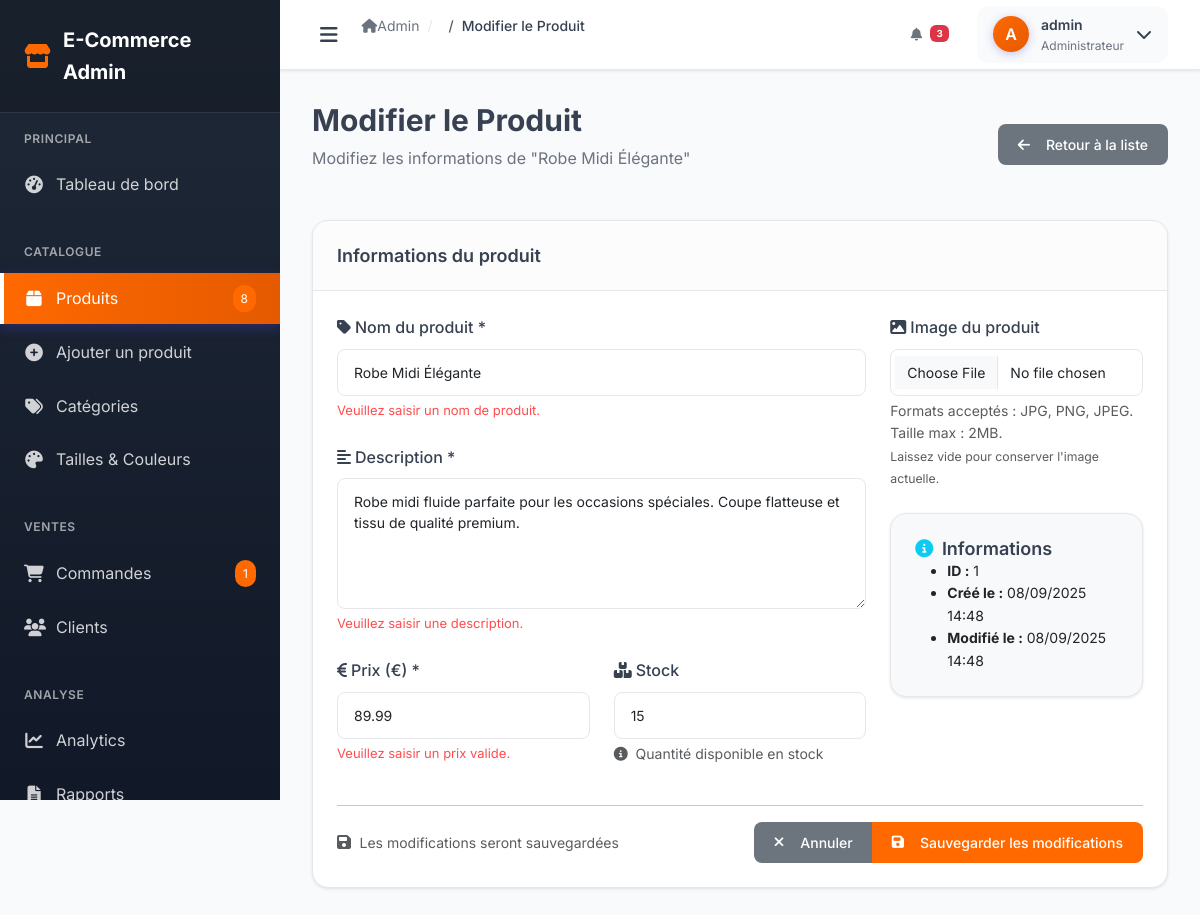
Page /admin/edit_product.php?id=1 (signed in) on the committed database.
### tables this page shows
CREATE TABLE IF NOT EXISTS products (
    id INT AUTO_INCREMENT PRIMARY KEY,
    name VARCHAR(255) NOT NULL,
    description TEXT,
    price DECIMAL(10,2) NOT NULL,
    sale_price DECIMAL(10,2) DEFAULT NULL,
    sku VARCHAR(100) UNIQUE,
    stock INT DEFAULT 0,
    category_id INT,
    brand VARCHAR(100),
    color VARCHAR(50),
    size VARCHAR(20),
    material VARCHAR(100),
    gender ENUM('homme', 'femme', 'unisexe') DEFAULT 'unisexe',
    season ENUM('printemps', 'été', 'automne', 'hiver', 'toute_saison') DEFAULT 'toute_saison',
    image_url VARCHAR(255),
    gallery TEXT,  
    tags TEXT,  
    featured BOOLEAN DEFAULT FALSE,
    status ENUM('active', 'inactive', 'out_of_stock') DEFAULT 'active',
    created_at TIMESTAMP DEFAULT CURRENT_TIMESTAMP,
    updated_at TIMESTAMP DEFAULT CURRENT_TIMESTAMP ON UPDATE CURRENT_TIMESTAMP,
    FOREIGN KEY (category_id) REFERENCES categories(id) ON DELETE SET NULL,
    INDEX idx_category (category_id),
    INDEX idx_gender (gender),
    INDEX idx_featured (featured),
    INDEX idx_status (status)
);

### config.php (called while the page is built, shortened)
<?php
function formatDate($date) {
    return date('d/m/Y H:i', strtotime($date));
}
?>

### admin/edit_product.php (the view, shortened to what this page needs)
<?php
require_once 'config.php';
$productId = (int)$_GET['id'];
try {
    $stmt = $pdo->prepare("SELECT * FROM products WHERE id = :id");
    $stmt->bindParam(':id', $productId, PDO::PARAM_INT);
    $stmt->execute();
    $product = $stmt->fetch();
} catch (PDOException $e) {
    $_SESSION['message'] = 'Erreur lors de la récupération du produit.';
    $_SESSION['message_type'] = 'danger';
    header('Location: products.php');
    exit();
}
include 'layouts/header.php';
?>
<div class="admin-wrapper">
    <?php include 'layouts/sidebar.php'; ?>
    <main class="admin-content">
        <?php include 'layouts/topbar.php'; ?>
        <div class="page-content">
            <div class="page-header">
                <div class="d-flex justify-content-between align-items-center">
                    <div>
                        <h1 class="page-title">Modifier le Produit</h1>
                        <p class="page-subtitle">Modifiez les informations de "<?php echo htmlspecialchars($product['name']); ?>"</p>
                    </div>
                    <a href="products.php" class="btn btn-secondary">
                        <i class="fas fa-arrow-left me-2"></i>Retour à la liste
                    </a>
                </div>
            </div>
            <div class="card">
                <div class="card-header">
                    <h5 class="card-title">Informations du produit</h5>
                </div>
                <div class="card-body">
                    <form method="POST" enctype="multipart/form-data" class="needs-validation" novalidate>
                        <div class="row">
                            <div class="col-lg-8">
                                <div class="form-group">
                                    <label for="name" class="form-label">
                                        <i class="fas fa-tag me-1"></i>Nom du produit *
                                    </label>
                                    <input type="text"
                                           class="form-control"
                                           id="name"
                                           name="name"
                                           value="<?php echo htmlspecialchars($_POST['name'] ?? $product['name']); ?>"
                                           required>
                                    <div class="invalid-feedback">
                                        Veuillez saisir un nom de produit.
                                    </div>
                                </div>
                                <div class="form-group">
                                    <label for="description" class="form-label">
                                        <i class="fas fa-align-left me-1"></i>Description *
                                    </label>
                                    <textarea class="form-control"
                                              id="description"
                                              name="description"
                                              rows="5"
                                              required><?php echo htmlspecialchars($_POST['description'] ?? $product['description']); ?></textarea>
                                    <div class="invalid-feedback">
                                        Veuillez saisir une description.
                                    </div>
                                </div>
                                <div class="row">
                                    <div class="col-md-6">
                                        <div class="form-group">
                                            <label for="price" class="form-label">
                                                <i class="fas fa-euro-sign me-1"></i>Prix (€) *
                                            </label>
                                            <input type="number"
                                                   class="form-control"
                                                   id="price"
                                                   name="price"
                                                   step="0.01"
                                                   min="0"
                                                   value="<?php echo htmlspecialchars($_POST['price'] ?? $product['price']); ?>"
                                                   required>
                                            <div class="invalid-feedback">
                                                Veuillez saisir un prix valide.
                                            </div>
                                        </div>
                                    </div>
                                    <div class="col-md-6">
                                        <div class="form-group">
                                            <label for="stock" class="form-label">
                                                <i class="fas fa-boxes me-1"></i>Stock
                                            </label>
                                            <input type="number"
                                                   class="form-control"
                                                   id="stock"
                                                   name="stock"
                                                   min="0"
                                                   value="<?php echo htmlspecialchars($_POST['stock'] ?? ($product['stock'] ?? 0)); ?>">
                                            <div class="form-text">
                                                <i class="fas fa-info-circle me-1"></i>
                                                Quantité disponible en stock
                                            </div>
                                        </div>
                                    </div>
                                </div>
                            </div>
                            <div class="col-lg-4">
                                <div class="form-group">
                                    <label for="image" class="form-label">
                                        <i class="fas fa-image me-1"></i>Image du produit
                                    </label>
                                    <input type="file"
                                           class="form-control"
                                           id="image"
                                           name="image"
                                           accept="image/jpeg,image/png,image/jpg"
                                           data-preview="imagePreview">
                                    <div class="form-text">
                                        Formats acceptés : JPG, PNG, JPEG. Taille max : 2MB.<br>
                                        <small class="text-muted">Laissez vide pour conserver l'image actuelle.</small>
                                    </div>
                                </div>
                                <div class="card bg-light mt-4">
                                    <div class="card-body">
                                        <h6 class="card-title">
                                            <i class="fas fa-info-circle text-info me-1"></i>
                                            Informations
                                        </h6>
                                        <ul class="small mb-0">
                                            <li><strong>ID :</strong> <?php echo $product['id']; ?></li>
                                            <li><strong>Créé le :</strong> <?php echo formatDate($product['created_at']); ?></li>
                                            <?php if (isset($product['updated_at'])): ?>
                                            <li><strong>Modifié le :</strong> <?php echo formatDate($product['updated_at']); ?></li>
                                            <?php endif; ?>
                                        </ul>
                                    </div>
                                </div>
                            </div>
                        </div>
                        <hr>
                        <div class="d-flex justify-content-between align-items-center">
                            <div class="text-muted">
                                <i class="fas fa-save me-1"></i>
                                <small>Les modifications seront sauvegardées</small>
                            </div>
                            <div class="btn-group">
                                <a href="products.php" class="btn btn-secondary">
                                    <i class="fas fa-times me-2"></i>Annuler
                                </a>
                                <button type="submit" class="btn btn-primary">
                                    <i class="fas fa-save me-2"></i>Sauvegarder les modifications
                                </button>
                            </div>
                        </div>
                    </form>
                </div>
            </div>
        </div>
    </main>
</div>
<?php include 'layouts/footer.php'; ?>

### admin/assets/css/admin.css (style rules this page uses)
:root { --primary-color: #ff6900; --primary-dark: #e55a00; --primary-light: #ff8533; --secondary-color: #6b7280; --success-color: #52c41a; --danger-color: #ff4d4f; --warning-color: #faad14; --info-color: #1890ff; --dark-color: #1f2937; --light-color: #f9fafb; --border-color: #e5e7eb; --text-color: #374151; --text-muted: #6b7280; --sidebar-width: 280px; --topbar-height: 70px; --admin-bg: #f8f9fa; --card-bg: #ffffff; --sidebar-bg: #1f2937; --sidebar-hover: #374151; --shadow-light: 0 1px 3px rgba(0, 0, 0, 0.1); --shadow-medium: 0 4px 6px rgba(0, 0, 0, 0.1); --shadow-large: 0 10px 15px rgba(0, 0, 0, 0.1); }
* { margin: 0; padding: 0; box-sizing: border-box; }
body { font-family: 'Inter', -apple-system, BlinkMacSystemFont, 'Segoe UI', Roboto, sans-serif; background-color: var(--light-color); color: var(--text-color); line-height: 1.6; }
.admin-wrapper { display: flex; min-height: 100vh; }
.admin-content { flex: 1; margin-left: var(--sidebar-width); min-height: 100vh; background: var(--light-color); }
.page-content { padding: 2rem; }
.page-header { margin-bottom: 2rem; }
.page-title { font-size: 1.875rem; font-weight: 700; color: var(--text-color); margin-bottom: 0.5rem; }
.page-subtitle { color: var(--text-muted); font-size: 1rem; }
.card { background: white; border-radius: 16px; box-shadow: 0 1px 3px rgba(0, 0, 0, 0.1); border: 1px solid var(--border-color); overflow: hidden; transition: box-shadow 0.2s ease; }
.card-header { padding: 1.5rem; border-bottom: 1px solid var(--border-color); background: rgba(249, 250, 251, 0.5); }
.card-title { font-size: 1.125rem; font-weight: 600; color: var(--text-color); margin: 0; }
.card-body { padding: 1.5rem; }
.btn { display: inline-flex; align-items: center; justify-content: center; padding: 0.625rem 1.25rem; font-size: 0.875rem; font-weight: 500; border-radius: 8px; border: none; cursor: pointer; text-decoration: none; transition: all 0.2s ease; gap: 0.5rem; }
.btn-primary { background: var(--primary-color); color: white; }
.form-group { margin-bottom: 1.5rem; }
.form-label { display: block; margin-bottom: 0.5rem; font-weight: 500; color: var(--text-color); }
.form-control { width: 100%; padding: 0.75rem 1rem; border: 1px solid var(--border-color); border-radius: 8px; font-size: 0.875rem; transition: all 0.2s ease; background: white; }
.invalid-feedback { display: block; margin-top: 0.25rem; font-size: 0.8125rem; color: var(--danger-color); }
.text-muted { color: var(--text-muted); }
.mb-0 { margin-bottom: 0; }
.mt-4 { margin-top: 1.5rem; }
.d-flex { display: flex; }
.align-items-center { align-items: center; }
.justify-content-between { justify-content: space-between; }

### rows in the picture
products: name "Robe Midi Élégante", description "Robe midi fluide parfaite pour les occasions spéciales. Coupe flatteuse et tissu de qualité premium.", price "89.99", stock "15", id "1", created_at "08/09/2025 14:48", updated_at "08/09/2025 14:48"

### other values in the picture
$productCount "8"
$orderCount "1"
$pageTitle "Modifier le Produit"
substr($_SESSION['admin_username'] ?? 'A', 0, 1) "A"
$_SESSION['admin_username'] "admin"
